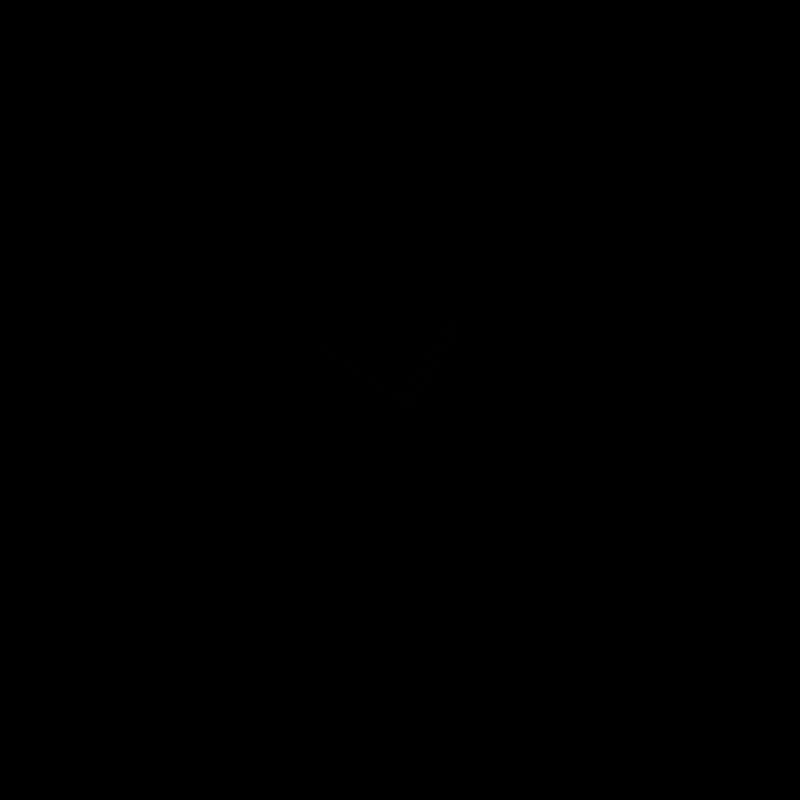
Frame 1 (no input)
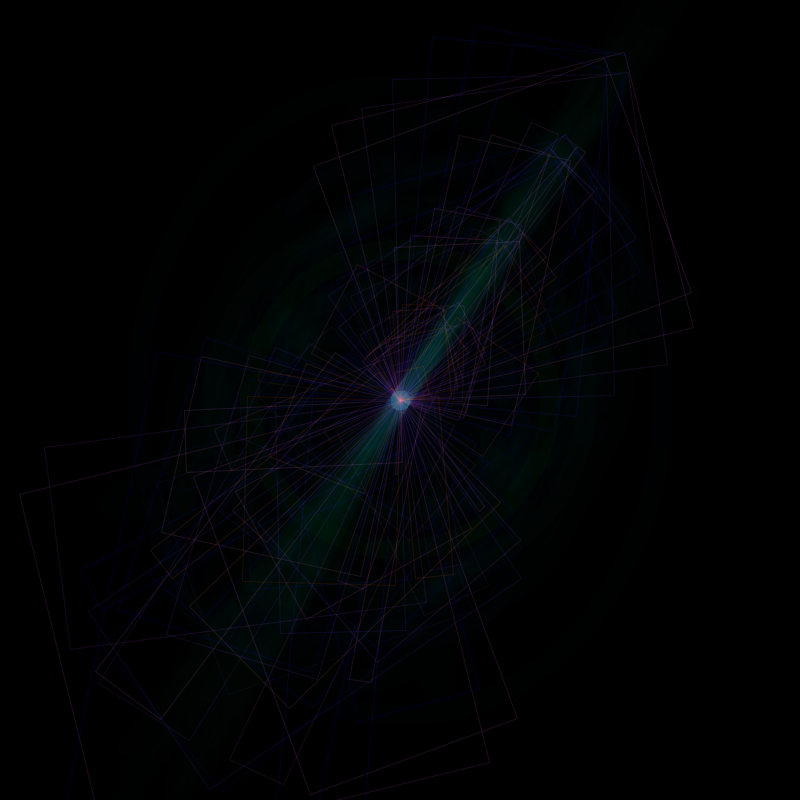
Frame 60 (the mouse pressed at the canvas centre just before this capture)
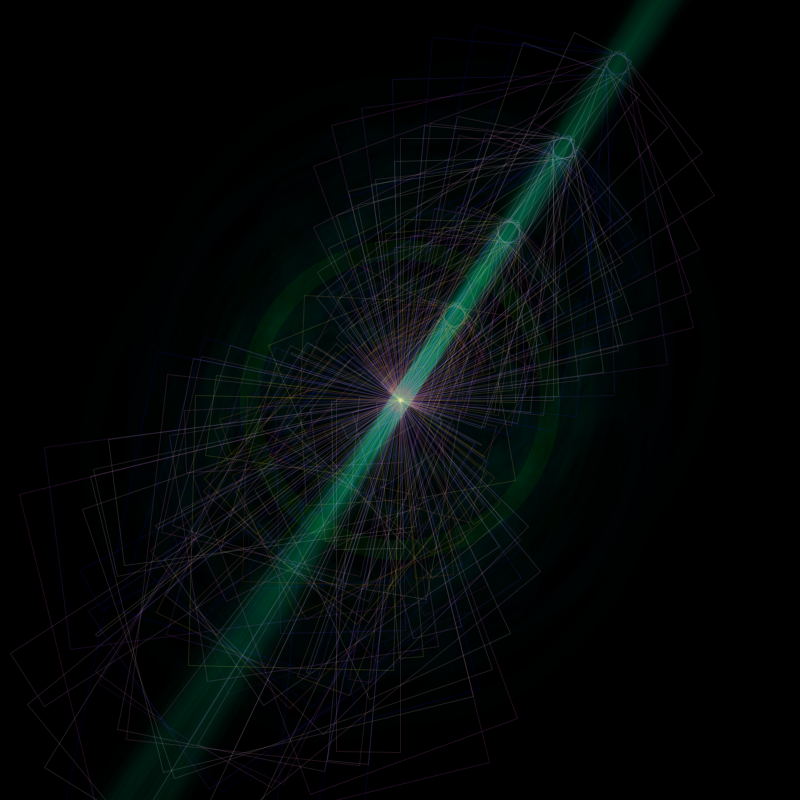
Frame 120 (the mouse held since frame 60 and released just before this capture)

The Processing sketch that drew these frames (run headless with seeded random() and noise(); from frame 60 on, the mouse is pressed at the canvas centre):

// Processing sketch: processing_167840
// ── processing_167840.pde




float x, y, x2, y2;
float angle = 0;
float r=100;
float d=100;

float angle2 = 0;
float r2=100;
float d2=10;

float p=1;
float s;


void setup() {
  size(800, 800);
  background(0);

}


void draw() {

  x = r*sin(angle);

  y = r*cos(angle);

  angle += 10;
  r = r-d;
  if ( r==0 || r==400) {
    d = d* -1;
   
  }


  x2 = r2*sin(angle2);
  y2 = r2*cos(angle2);

  angle2 +=10;
  r2 = r2-d2;
  if ( r2==0 || r2==1000) {
    d2 = d2* -1;
    
  }


  translate(400, 400);
  rotate(angle);


  noStroke();
 // for (float y2;) {
  //  fill(255, 1);
   /* if (d<0) {
      fill(0, 1);
    }
     if (d>0) {
      fill(255,255,0, 1);
    }*/
    ellipse(0, 0, y2, x2);
    //  }
  
  // if (x==100) {
  //   p = p -900;
  // }
  //rect(0, 0, -y+100, -x+100);

  //float r = random(0, 255); 
  //float r2 = random(100, 200); 
  // float r2 = random(0, 100);
  //float r3 = random(0, 100);
 
 
  if (r>100){
 s=0;
 }
  if (r<100){
    s=100;}
    
    
  stroke(r2-100, r2/4, r, 30);//(r, r2, r/3, 55);r, r2-30, r2+30, 55
  strokeWeight(1);
  fill(0,1);
 
  rect(0, 0, x-10, y-10);
  rect(0, 0, -x+100, -y+100);
  noFill();
  stroke(0, r2, r-30, 1);
  strokeWeight(20);
   line(0, 0, x2-20, y2);
   line(0, 0, -x2-40, -y2);
  //line(0,0,x,y); 
  ellipse(0,0,x+300,y+300);
  //println(x + " : " + y);

//fill(0,1);
//rect(0,0,800,800);
}
